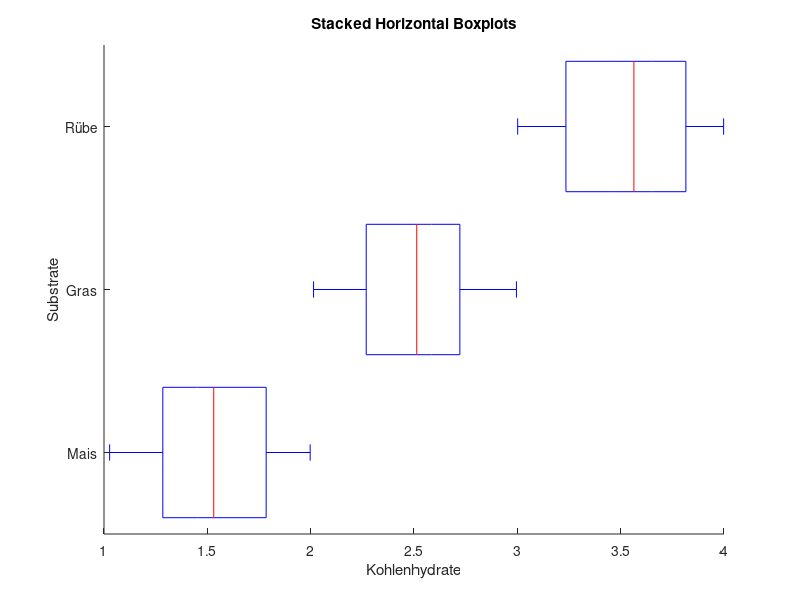

The MATLAB source for this figure:
close all

% Sample data
data1 = rand(100, 1) + 1; % Mais
data2 = rand(100, 1) + 2; % Gras
data3 = rand(100, 1) + 3; % Rübe

% Combine data into a cell array
data = {data1, data2, data3};

% Create a figure
figure;

% Loop through each dataset to create stacked boxplots
hold on; % Keep the current plot
for i = 1:length(data)
    % Create a horizontal boxplot for each dataset
    boxplot(data{i}, 'Orientation', 'horizontal', 'Positions', i);
end
hold off;

% Set labels and title
xlabel('Kohlenhydrate');
ylabel('Substrate');
yticks(1:length(data)); % Set y-ticks to match the number of groups
yticklabels({'Mais', 'Gras', 'Rübe'}); % Custom y-tick labels
title('Stacked Horizontal Boxplots');